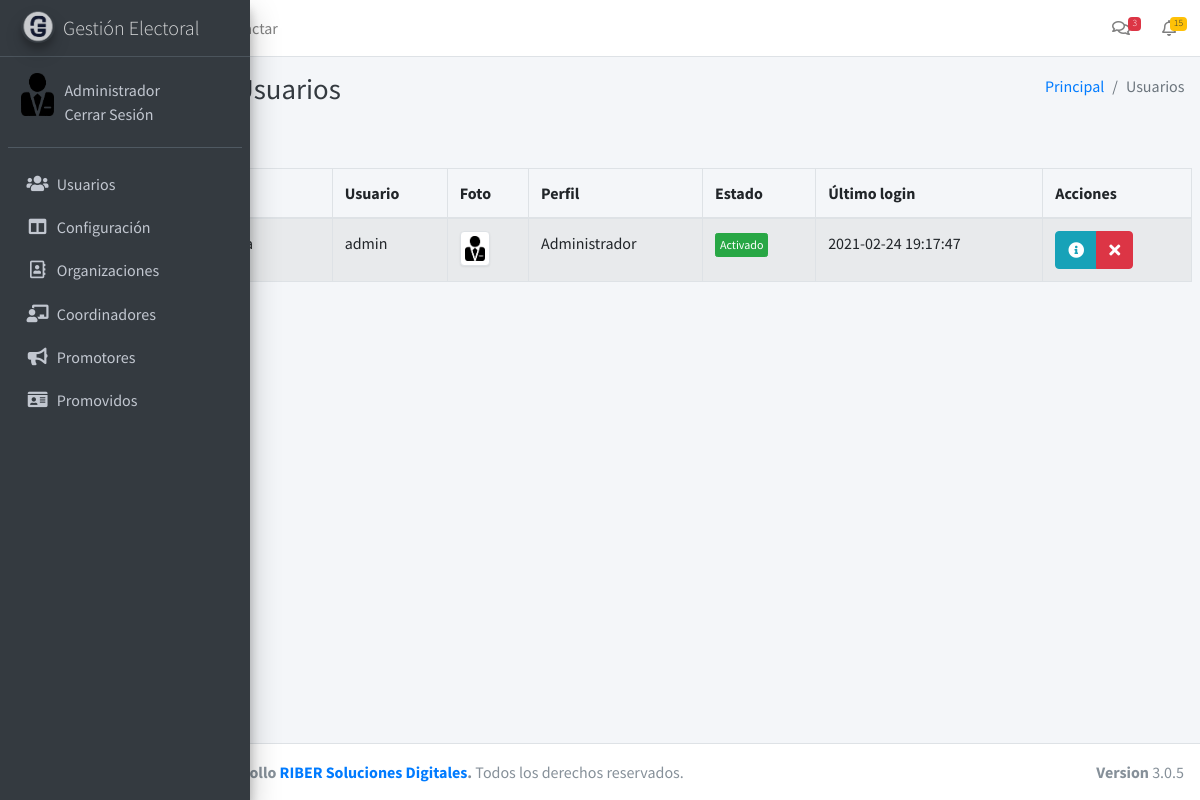
/usuarios (signed in), run on the app's committed database.
### tables this page shows
CREATE TABLE `usuarios` (
  `id` int NOT NULL AUTO_INCREMENT,
  `usuario` varchar(150) NOT NULL,
  `password` varchar(150) NOT NULL,
  `perfil` varchar(45) DEFAULT NULL,
  `estado` tinyint NOT NULL,
  `ultimo_login` datetime DEFAULT CURRENT_TIMESTAMP,
  `fecha` datetime DEFAULT CURRENT_TIMESTAMP,
  `organizaciones_id` int DEFAULT NULL,
  `tipo` varchar(45) DEFAULT NULL,
  `persona_clave` varchar(45) DEFAULT NULL,
  `enlace` varchar(45) DEFAULT NULL,
  PRIMARY KEY (`id`),
  UNIQUE KEY `usuario_UNIQUE` (`usuario`),
  UNIQUE KEY `persona_clave_UNIQUE` (`persona_clave`),
  KEY `fk_usuarios_organizaciones1_idx` (`organizaciones_id`)
);

### controllers/template.controller.php (called while the page is built)
<?php
class ControllerTemplate{
  static public function ctrTemplate(){
    include "views/template.php";
  }
}

### index.php (called while the page is built, shortened)
<?php
require_once "controllers/template.controller.php";
require_once "controllers/users.controller.php";
require_once "models/users.model.php";
$template = new ControllerTemplate();
$template->ctrTemplate();

### controllers/users.controller.php (called while the page is built, shortened)
<?php
class ControladorUsuarios
{
	static public function ctrMostrarUsuarios($campo, $valor)
	{
		$tabla = "usuarios";
		$respuesta = ModeloUsuarios::mdlMostrarUsuarios($tabla, $campo, $valor);
		return $respuesta;
	}
}

### models/connection.php (called while the page is built)
<?php
class Conexion{
	static public function conectar(){
		try{
			$servidor="mysql:host=localhost;dbname=electoral";
			$usuario="root";
			$clave="";
			$link = new PDO($servidor,$usuario,$clave);
			$link->setAttribute(PDO::ATTR_ERRMODE, PDO::ERRMODE_EXCEPTION);
			$link->exec("set names utf8");
			return $link;
			}catch(PDOException $e){
			echo "ERROR: " . $e->getMessage();
		  }
	}
}

### models/users.model.php (called while the page is built, shortened)
<?php
require_once "connection.php";
class ModeloUsuarios
{
	static public function mdlMostrarUsuarios($tabla, $campo, $valor)
	{
		if ($campo != null) {
			$stmt = Conexion::conectar()->prepare("SELECT p.id, p.persona_clave as persona_clave, concat(p.nombre, ' ',p.paterno,' ',p.materno) as nombre, concat(p.direccion,' ',p.colonia) as direccion, p.localidad as localidad, u.usuario as usuario, p.foto as foto, u.perfil as perfil, u.estado as estado, u.ultimo_login as login,  p.inef as inef, p.inet as inet, p.ocupacion as ocupacion, u.password as password, u.organizaciones_id as organizaciones_id FROM usuarios as u INNER JOIN personas as p ON u.persona_clave=p.persona_clave WHERE u.$campo = :$campo; ");
			$stmt->bindParam(":" . $campo, $valor, PDO::PARAM_STR);
			$stmt->execute();
			return $stmt->fetch();
		} else {
			$stmt = Conexion::conectar()->prepare("SELECT p.id, p.persona_clave as persona_clave, concat(p.nombre, ' ',p.paterno,' ',p.materno) as nombre, u.usuario as usuario, p.foto as foto, u.perfil as perfil, u.estado as estado, u.ultimo_login as login FROM usuarios as u INNER JOIN personas as p ON u.persona_clave=p.persona_clave WHERE (perfil='capturista' OR perfil='Administrador'); ");
			$stmt->execute();
			return $stmt->fetchAll();
		}
	}
}

### views/modules/usuarios.php (the view, shortened to what this page needs)
<div class="content-wrapper">
    <div class="content-header">
      <div class="container-fluid">
        <div class="row mb-2">
          <div class="col-sm-6">
            <h1 class="m-0 text-dark">Administrar Usuarios</h1>
          </div>
          <div class="col-sm-6">
            <ol class="breadcrumb float-sm-right">
              <li class="breadcrumb-item"><a href="home">Principal</a></li>
              <li class="breadcrumb-item active">Usuarios</li>
            </ol>
          </div>
        </div>
      </div>
    </div>
    <section class="content">
<div class="box">
  <div class="box-header with-border">
  <a href="altausuarios">
    <button class="btn btn-primary">
    </button>
  </a>
  </div>
  <div class="box-body">
   <table class="table table-bordered table-striped dt-responsive tablas" width="100%">
    <thead>
     <tr>
       <th style="width:10px">#</th>
       <th>Nombre</th>
       <th>Usuario</th>
       <th>Foto</th>
       <th>Perfil</th>
       <th>Estado</th>
       <th>Último login</th>
       <th>Acciones</th>
     </tr>
    </thead>
    <tbody>
    <?php
    $item = null;
    $valor = null;
    $usuarios = ControladorUsuarios::ctrMostrarUsuarios($item, $valor);
   foreach ($usuarios as $key => $value){
      echo ' <tr>
              <td>'.($key+1).'</td>
              <td>'.$value["nombre"].'</td>
              <td>'.$value["usuario"].'</td>';
              if($value["foto"] != ""){
                echo '<td><img src="'.$value["foto"].'" class="img-thumbnail" width="40px"></td>';
              }else{
                echo '<td><img src="views/img/users/default/anonymous.png" class="img-thumbnail" width="30px"></td>';
              }
              echo '<td>'.$value["perfil"].'</td>';
              if($value["estado"] != 0){
                echo '<td><button class="btn btn-success btn-xs btnActivar" idUsuario="'.$value["persona_clave"].'" estadoUsuario="0">Activado</button></td>';
              }else{
                echo '<td><button class="btn btn-danger btn-xs btnActivar" idUsuario="'.$value["persona_clave"].'" estadoUsuario="1">Desactivado</button></td>';
              }
              echo '<td>'.$value["login"].'</td>
              <td>
                <div class="btn-group">
                  <button class="btn btn-info btnDetalleUsuario" idUsuario="'.$value["persona_clave"].'" data-toggle="modal" data-target="#modalDetalleUsuario"><i class="fa fa-info-circle"></i></button>
                  <button class="btn btn-danger btnEliminarUsuario" idUsuario="'.$value["persona_clave"].'" fotoUsuario="'.$value["foto"].'" usuario="'.$value["usuario"].'"><i class="fa fa-times"></i></button>
                </div>
              </td>
            </tr>';
    }
    ?>
    </tbody>
   </table>
  </div>
</div>
</section>
  </div>
</div>

### data on the page
usuarios: nombre "Admin Del Sistema", usuario "admin", perfil "Administrador", ultimo_login "2021-02-24 19:17:47"
